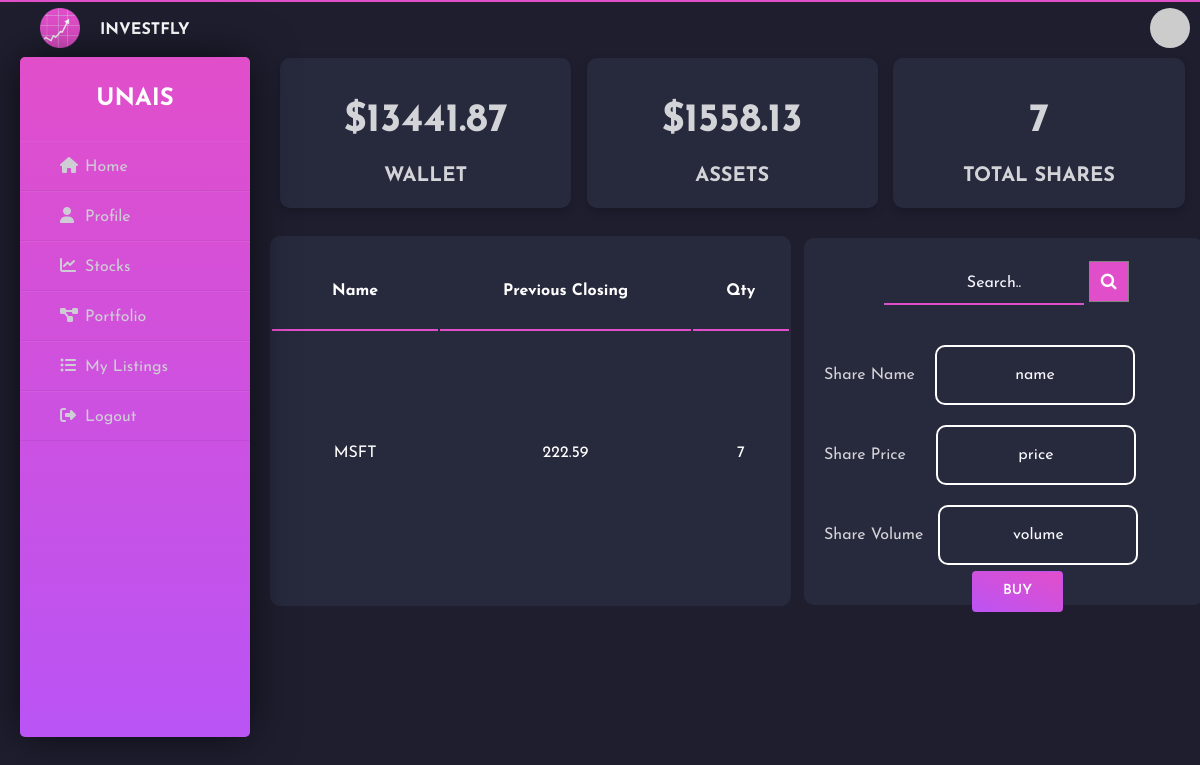
The app's page /dashboard (signed in), older data.
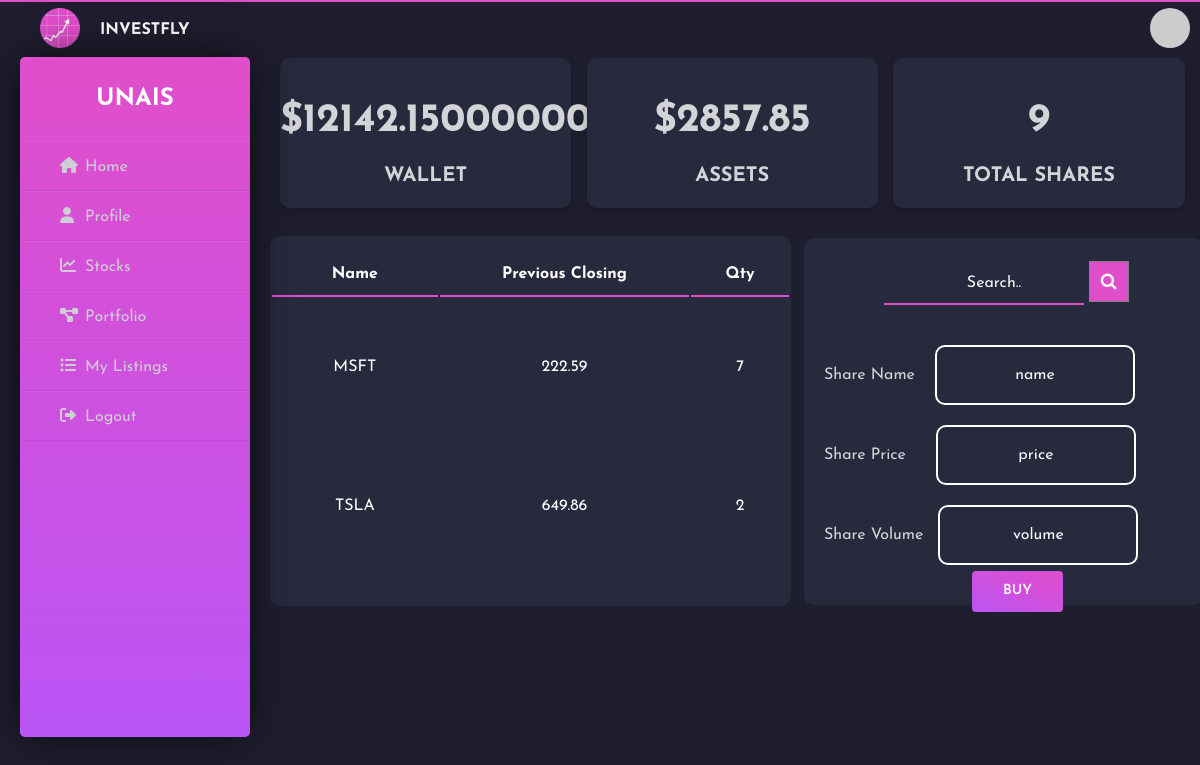
The same page, newer data.
### app/models.py (models this page shows, shortened)
class user_login(UserMixin, db.Model):
    id = db.Column(db.Integer, primary_key=True, nullable=False)
    username = db.Column(db.String(64), index=True, unique=True, nullable=False)
    email = db.Column(db.String(120), index=True, unique=True, nullable=False)
    password_hash = db.Column(db.String(128))
    def avatar(self, size):
        digest = md5(self.email.lower().encode('utf-8')).hexdigest()
        return 'https://www.gravatar.com/avatar/{}?d=identicon&s={}'.format(digest, size)

class wallet(db.Model):
    id = db.Column(db.Integer, primary_key=True, nullable=False)
    user_id = db.Column(db.Integer, db.ForeignKey('user_login.id',onupdate='CASCADE',ondelete='CASCADE'),unique=True, nullable=False)
    balance = db.Column(db.Float)

class stock(db.Model):
    id = db.Column(db.Integer, primary_key=True, nullable=False)
    stock_name = db.Column(db.String, nullable=False)
    quantity = db.Column(db.Integer, nullable=False)
    curr_price = db.Column(db.Float, nullable=False)
    user_id = db.Column(db.Integer, db.ForeignKey('user_login.id',onupdate='CASCADE',ondelete='CASCADE'), nullable=False)
    def get_list(self):
        return [ self.stock_name, self.curr_price , self.quantity]

### app/routes.py (the view)
@app.route('/dashboard', methods = ['GET', 'POST'])
@login_required
def dashboard():
    search_s = SearchForm()
    search_results = ["name" , "price" , "volume"]
    user = user_info.query.filter_by(id=current_user.id).first_or_404()
    u_wallet = wallet.query.filter_by(user_id=current_user.id).first_or_404()
    u_wallet.balance = "{:.2F}".format(u_wallet.balance)
    shares = db.session.query(func.sum(stock.quantity)).filter(stock.user_id==current_user.id).scalar()
    if not shares:
        shares = 0
    db.session.commit()
    headings = [ 'Name', 'Previous Closing','Qty']
    user_stocks = stock.query.filter_by(user_id=current_user.id).all()
    data = []
    assets = 0
    for i in range(len(user_stocks)):
        data.append(user_stocks[i].get_list())
        assets = assets + (user_stocks[i].curr_price * user_stocks[i].quantity)
    assets = "{:.2F}".format(assets)
    if search_s.validate_on_submit():
        ticker_info = search_ticker(search_s.search.data)
        search_results = [ticker_info.name, ticker_info.price, ticker_info.volume]
    return render_template('dashboard.html', wallet=u_wallet,
                            data=data , headings=headings,
                            results=search_results,
                            searches=search_s, assets=assets,
                            shares=shares)

### app/forms.py
class SearchForm(FlaskForm):
    search = StringField('Search..')
    submit = SubmitField('Search')

### app/models.py (called while the page is built)
@app.before_request
def before_request():
    session.permanent = True
    app.permanent_session_lifetime = timedelta(seconds=600)

@login.user_loader
def load_user(id):
    return user_login.query.get(int(id))

### app/templates/dashboard.html (shortened to what this page needs)
{% extends "base2.html" %}
{% block head %}
  <link rel= "stylesheet" type= "text/css" href= "{{url_for('static',filename='css/dashboard.css')}}">
  <link rel="stylesheet" href="https://cdnjs.cloudflare.com/ajax/libs/font-awesome/4.7.0/css/font-awesome.min.css">
{% endblock %}
{% block content %}
<div class="row">
    <div class="column">
      <div class="card">
        <div class="container">
        <h1><b>${{ wallet.balance }} </b></h1>
        <h3><b>WALLET</b></h3>
      </div>
    </div>
    </div>
     <div class="column">
      <div class="card">
        <div class="container">
        <h1><b>${{ assets }}</b></h1>
        <h3><b>ASSETS</b></h3>
      </div>
     </div>
    </div>
     <div class="column">
      <div class="card">
        <div class="container">
        <h1><b>{{shares}}</b></h1>
        <h3><b>TOTAL SHARES</b></h3>
      </div>
    </div>
  </div>
</div>
<div class="search-box">
 <form name="Form" action="" method="post" >
  <div class="shares">
    <div class="example">
      <input type="text" name="search" placeholder="Search..">
      <button type="submit" onclick="loading()"><i class="fa fa-search"></i></button>
    </div>
    <div class="data">
      <label class=label1 for="fname">Share Name</label>
      <input class="items" type="text" name="Share Name" placeholder="{{ results[0]}}" disabled>
    </div>
    <div class="data">
      <label class=label2 for="fname">Share Price</label>
      <input class="items" type="text" name="Share Price" placeholder="{{ results[1]}}" disabled>
    </div>
    <div class="data">
      <label class=label3 for="fname">Share Volume</label>
      <input class="items" type="text" name="Share Volume" placeholder="{{ results[2]}}" disabled>
    </div>
  </form>
  </div>
<div>
<a href="{{url_for('buy', s_name=results[0], s_price=results[1])}}" id="myBtn" class="btn btn-fill btn-primary">BUY</a>
</div>
  <div class=row1>
  <table class="table">
    <tr class="tab_head">
        {% for header in headings %}
        <th class="tab_b">{{ header }}</th>
        {% endfor %}
    </tr>
    {% for row in data %}
    <tr>
        {% for cell in row %}
        <td class="tab_body">{{ cell }}</td>
        {% endfor %}
    </tr>
    {% endfor %}
 </table>
  </div>
{% endblock %}

### app/templates/base2.html (shortened to what this page needs)
<!DOCTYPE html>
<html lang="en">
<head>
    <link rel= "stylesheet" type= "text/css" href= "{{url_for('static',filename='css/base2.css')}}">
    {% block head %}{% endblock %}
</head>
<body>
<div class="wrapper">
    <img class="img" src="{{url_for('static',filename='img/logo1.png')}}" width="40" height="40" alt="" loading="lazy">
    <div class="header">
        <h4>INVESTFLY</h4>
    </div>
    <img class="user" src="{{current_user.avatar(128)}}" width="40" height="40" alt="" loading="lazy">
    <div class="sidebar">
        <h2>{{current_user.username}}</h2>
        <ul>
            <li><a href="{{ url_for('home_page' )}}"><i class="fas fa-home"></i>Home</a></li>
            <li><a href="{{ url_for('profile') }}"><i class="fas fa-user"></i>Profile</a></li>
            <li><a href="{{ url_for('stocks') }}"><i class="fas fa-chart-line"></i>Stocks</a></li>
            <li><a href="{{ url_for('portfolio') }}"><i class="fas fa-project-diagram"></i>Portfolio</a></li>
            <li><a href="{{ url_for('myListings') }}"><i class="fas fa-list-ul"></i>My Listings</a></li>
            <li><a href="{{ url_for('logout') }}"><i class="fas fa-sign-out-alt"></i>Logout</a></li>
        </ul>
    </div>
</div>
{% block content%}
{% endblock %}
</body>
</html>

### app/Static/css/base2.css (style rules this page uses)
* { margin: 0; padding: 0; box-sizing: border-box; list-style: none; text-decoration: none; font-family: 'Josefin Sans', sans-serif; }
::placeholder { color:ghostwhite; }
body { background-color: rgb(2, 11, 37); }
.wrapper { border-top: 2px solid #e14eca; width: 100%; display: flex; position: relative; }
.wrapper .sidebar { margin-left: 20px; margin-top: 55px; width: 230px; height: 85%; background: #ba54f5; background: -webkit-linear-gradient(0deg, #ba54f5 0%, #e14eca 100%); background: -o-linear-gradient(0deg, #ba54f5 0%, #e14eca 100%); background: -moz-linear-gradient(0deg, #ba54f5 0%, #e14eca 100%); background: linear-gradient(0deg, #ba54f5 0%, #e14eca 100%); padding: 30px 0px; position: fixed; border-radius: 5px; box-shadow: 0px 0px 45px 0px rgba(0, 0, 0, 0.6); display: block; overflow: auto; }
.wrapper .sidebar h2 { color: #fff; text-transform: uppercase; text-align: center; margin-bottom: 30px; }
.wrapper .sidebar ul li { padding: 15px; border-bottom: 1px solid #bdb8d7; border-bottom: 1px solid rgba(0,0,0,0.05); border-top: 1px solid rgba(255,255,255,0.05); }
.wrapper .sidebar ul li a { margin-left: 25px; color: #cecdd5; display: block; }
.wrapper .sidebar ul li a .fas { width: 25px; }
.wrapper .header { padding-top: 20px; background: #1e1e2f; color: white; text-transform: uppercase; text-align: center; margin-left: 20px; }
.wrapper .img { margin-top: 6px; margin-left: 40px; }
.wrapper .user { border-radius: 50%; margin-left: 80% ; margin-top: 6px; }

Row changes from the older to the newer data that the page shows:
changed wallet: balance "13441.87" → "12142.150000000001"
added stock: stock_name "TSLA", curr_price "649.86", row "2"
Text that changed along with them:
{{ assets }}: "1558.13" → "2857.85"
{{ shares }}: "7" → "9"
